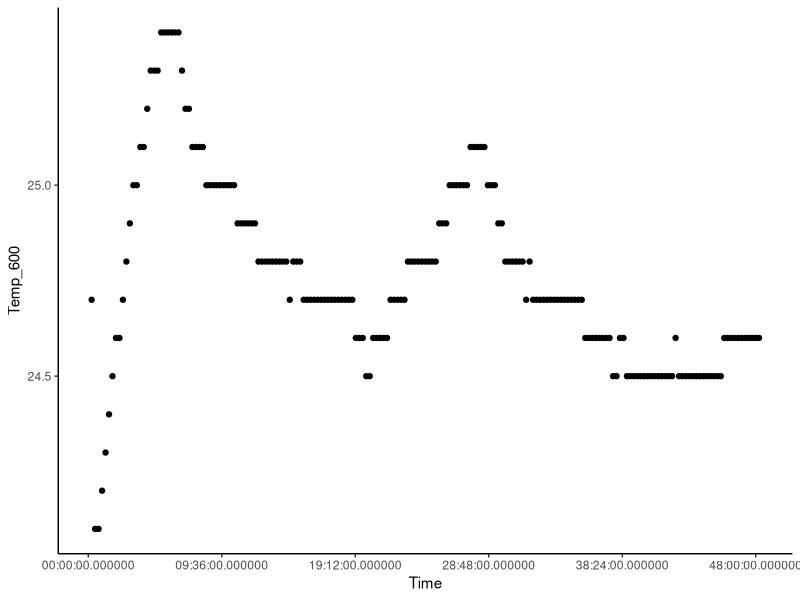

Reproduce this figure in R.
#Artificial Nectar growth rate experiment
#cleaning script


#load libraries
library(readr)
library(tidyr)
library(dplyr)
library(ggplot2)



#load data
angr <- read_csv("data files/artificial-nectar_grwth-rate-data_raw.csv")
View(angr)

angr_key <- read_csv("data files/artificial-nectar_grwth-rate_key.csv")
View(angr_key)


theme_set(theme_classic())

#Matching well IDs to strain, treatment and replicate IDs---------------

#Plot temp column to see if there are anomalies
temp_plot <- ggplot(angr, aes(x=Time, y=Temp_600))
temp_plot + geom_point()

#transform data to long rather than wide

angr <- angr %>% pivot_longer(-c(Time, Temp_600), names_to = "well_id", values_to = "OD")
View(test)

#merge plate data with key meta data using inner_join
angr <- inner_join(angr, angr_key)
View(angr)


#separate out strain, treatment, and replicate into their own columns
angr <- angr %>% separate(strain_trt_rep_id, into = c("strain", "trt", "rep"), sep = "_", remove = FALSE)

#add "rep_" to values in column "rep"
angr$rep <- sub("^", "rep_", angr$rep)


#rename columns to be lower case
angr <- angr %>% rename(time = Time, temp_600 = Temp_600)


#convert times to decimal time for better analysis and plotting-------------
dec.time<-function(x) {
  x<-as.character(x)
  sapply(strsplit(x,":"),function(x){
    x <- as.numeric(x)
    y<-x[1]+x[2]/60
    
  })
}


angr$dec.time <- dec.time(angr$time)


#save to csv file

write.csv(angr, "artificial-nectar_grwth-rate-data_cl.csv", row.names = FALSE)
